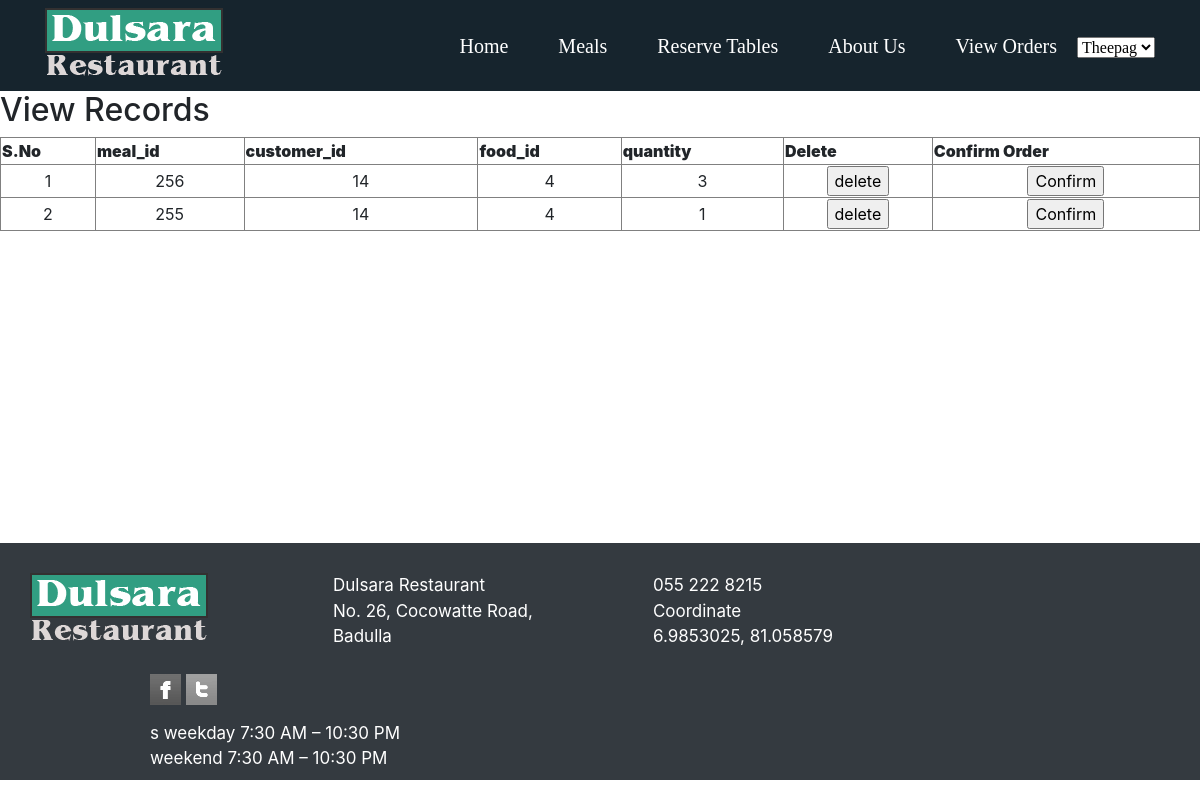
Screenshot of /orderhere/view_order.php (signed in) with the database file from the repository.
### tables this page shows
CREATE TABLE `cart` (
  `id` int(11) NOT NULL,
  `cus_id` int(11) NOT NULL,
  `food_id` int(11) NOT NULL,
  `quantity` int(11) NOT NULL,
  `delivery_status` varchar(100) NOT NULL DEFAULT 'Not Accepted',
  `delivery_staff` varchar(100) DEFAULT NULL
);

### orderhere/view_order.php (the view, shortened to what this page needs)
<!doctype html>
<html lang="en">
  <head>
    <link rel="stylesheet" href="https://stackpath.bootstrapcdn.com/bootstrap/4.1.3/css/bootstrap.min.css">
  </head>
  <body>
								<nav class="navbar navbar-light" style="background-color:#16242D;">
										<div class="container" style="font-family:navfont; font-color:White;">
											<img src="../Images/logo.png" alt="Dulsara logo">
												<div id="navcontent">
													<a class="navbar-brand" style="color:White;" href="../home_cus.php">Home</a>
													<a class="navbar-brand" style="color:White;" href="./ordernow.php">Meals</a>
													<a class="navbar-brand" style="color:White;" href="../tablenew.php">Reserve Tables</a>
													<a class="navbar-brand" style="color:White;"href="../AboutUs.php"> About Us</a>
                                                    <a class="navbar-brand" style="color:White;"href="./view_order.php"> View Orders</a>
                                                    <?php  if (isset($_SESSION['cus_id'])) {
			                     $row= $_SESSION['cus_fname'];}  ?>
                           <select name="forma" onchange="location=this.value;">
                          <option value=""> <a class="navbar-brand" href=" " style="color:Red;"><?php echo $row; ?></a></option>
                            </select>
												</div>
										</div>
								</nav>
                <h2>View Records</h2>
<table width="100%" border="1" style="border-collapse:collapse;">
<thead>
<tr>
<th><strong>S.No</strong></th>
<th><strong>meal_id</strong></th>
<th><strong>customer_id</strong></th>
<th><strong>food_id</strong></th>
<th><strong>quantity</strong></th>
<th><strong>Delete</strong></th>
<th><strong>Confirm Order</strong></th>
</tr>
</thead>
<tbody>
<?php
include '../includes/dbh.inc.php';
$count=1;
$id=$_SESSION['cus_id'];
$sel_query="Select * from cart where cus_id='".$id."';";
$result = mysqli_query($conn,$sel_query);
while($row = mysqli_fetch_assoc($result)) { ?>
<tr><td align="center"><?php echo $count; ?></td>
<td align="center"><?php echo $row["id"]; ?></td>
<td align="center"><?php echo $row["cus_id"]; ?></td>
<td align="center"><?php echo $row["food_id"]; ?></td>
<td align="center"><?php echo $row["quantity"]; ?></td>
<td align="center">
       <form action="view_order.php" method="POST">
       <input type="submit" name="submit" value="delete">
       </form>
       </td>
      <td align="center">
       <form action="view_order.php" method="POST">
       <input type="submit" name="submit1" value="Confirm">
       </form>
       </td>
</tr>
<?php $count++; } ?>
</tbody>
</table>
                                <br> <br> <br> <br> <br> <br> <br> <br> <br> <br> <br> <br> <br>
<div id="footer">
    <nav class="navbar navbar-dark bg-dark" style="padding-top: 30px;">
   <div class="container">
  <div class="row">
    <div class="col1">
      <img src="../Images/logo.png" alt="Dulsara Logo"></br></br>
    </div>
     <div class="col2">
             Dulsara Restaurant
            <address> No. 26, Cocowatte Road,</br>Badulla</address>
    </div>
    <div class="col3">
           055 222 8215 <br>
            Coordinate<br> <a href="https://www.google.com/maps/place/6.9853025,81.058579" target="_blank" style="color:white;"> 6.9853025, 81.058579</a>
    </div>
    <div class="col4">
            <p class="icons">
              <a href="#" class="normaltip" title="Facebook"><img src="../Images/icon1.gif" alt=""></a>
              <a href="#" class="normaltip" title="Twitter"><img src="../Images/icon3.gif" alt=""></a>
            </p>
            s
            weekday      7:30 AM – 10:30 PM <br>
            weekend    7:30 AM – 10:30 PM
    </div>
  </div>
</div>
</div>
  </body>
</html>

### orderhere/view_order.php (style rules this page uses)
body { ddbackground-image: url(../Images/bg_slider.jpg); background-color:#D8D9D***B; }
* { box-sizing: border-box; }
.row:after { content: ""; display: table; clear: both; }
.navbar-brand { padding-left: 30px; }
.col2 { padding-left: 120px; }
.col3 { padding-left: 120px; }
.col4 { padding-left: 120px; color:White; }
.icons { align-items: center; }
#footer { color: White; font-size:17px; }

### rows the page displays
cart: id "256", cus "14", food "4", quantity "3"
cart: id "255", cus "14", food "4", quantity "1"
